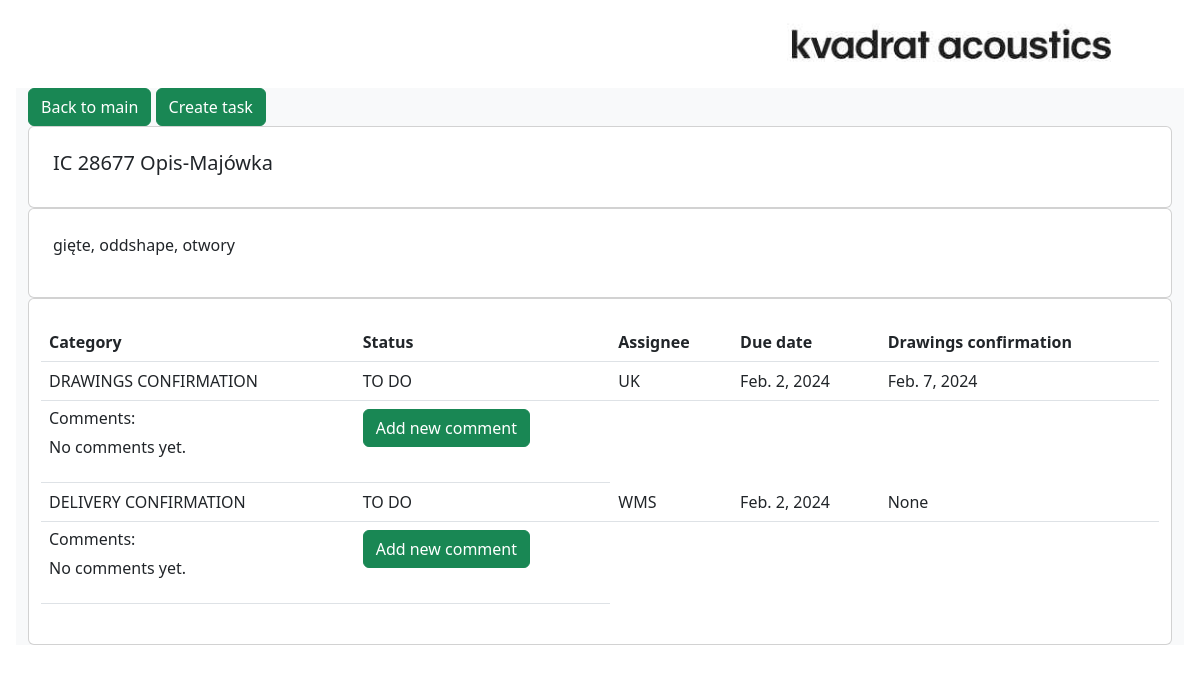
Page /projekty/projects/950 on the committed database.
### komunikator/models.py (models this page shows, shortened)
class Projekt(models.Model):
    Numer_IC = models.IntegerField(blank=False, unique=True)
    Nazwa = models.CharField(default='', max_length=20)
    Rynek = models.CharField(default='', max_length=20)
    Opis = models.CharField(default='', max_length=40)
    Rejestracja = models.DateField(default=timezone.now)
    Data_rysunki = models.DateField(default=timezone.now)
    Data_części = models.DateField(default=timezone.now)

class Task(models.Model):
    TODO="TO DO"
    COMPLETED='COMPLETED'
    INPROGRESS='IN-PROGRESS'
    DRAWINGS_CONFIRMATION= 'DRAWINGS CONFIRMATION'
    DELIVERY_CONFIRMATION= 'DELIVERY CONFIRMATION'
    OTHER= 'OTHER'
    CATEGORY_CHOICES = [
        (DRAWINGS_CONFIRMATION, 'DRAWINGS CONFIRMATION'),
        (DELIVERY_CONFIRMATION, 'DELIVERY CONFIRMATION'),
        (OTHER, 'OTHER'),
    ]
    STATUS_CHOICES = [
        (TODO, 'TO DO'),
        (COMPLETED, 'COMPLETED'),
        (INPROGRESS, 'IN-PROGRESS'),
    ]
    category = models.CharField(max_length=50, choices=CATEGORY_CHOICES,null=True,blank=True)
    description = models.TextField(null=True,blank=True)
    projekt = models.ForeignKey(Projekt,null=True,blank=True, on_delete=models.CASCADE, related_name="tasks")
    assignee = models.ForeignKey(User, null=True,blank=True, on_delete=models.SET_NULL)
    date_created = models.DateTimeField(auto_now_add=True)
    due_date = models.DateField(null=True,blank=True)
    status = models.CharField(max_length=50, choices=STATUS_CHOICES,null=True,blank=True,default= TODO)
    confirmation_day = models.DateField(null=True,blank=True)
    class UserResource(resources.ModelResource):
        username = resources.Field()

### komunikator/views.py (the view)
# urls.py: path('projects/<int:id>', projectDetail, name ='project-detail'),
def projectDetail(request, id):
    projekt = get_object_or_404(Projekt, pk=id)
    task = projekt.tasks.filter(projekt = projekt)
    comments = Comment.objects.select_related().filter(task__in = task)
    context = {'projekt':projekt,'task':task, 'comments': comments }
    return render(request, 'project-detail.html',context)

### templates/project-detail.html (shortened to what this page needs)
{% extends 'glowny.html' %}
{% load crispy_forms_tags %}
{% block strona %}
{% block detal %}
<div class="container-fluid  bg-light ">
   <a href="{% url 'wszystkie_projekty' %}" class="btn btn-success">Back to main</a>
   <a href="{% url 'create-task' projekt.id %}" class="btn btn-success">Create task</a
     <div class="container-fluid py-5 h-100">
       <div class="row d-flex justify-content-center align-items-center h-500">
          <div class="col-md-12 col-xl-12">
             <div class="card mask-custom">
               <div class="card-body p-4 ">
                   <div class="row">
                      <h5 class="border-0 align-left">
                         IC {{projekt.Numer_IC}} {{ projekt.Nazwa }}
                      </h5>
                   </div>
                </div>
             </div>
             <div class="card mask-custom">
               <div class="card-body p-4 ">
                   <div class="row">
                      <p class="border-0 align-left">
                       {{projekt.Opis}}
                      </p>
                   </div>
                </div>
             </div>
             <div class="card mask-custom">
               <div class="card-body p-4 ">
                   <div class="row">
                      <table class="table">
                       <thead>
                         <tr>
                           <th>Category</th>
                           <th>Status</th>
                           <th>Assignee</th>
                           <th>Due date</th>
                           <th>Drawings confirmation</th>
                         </tr>
                       </thead>
                       {% for task in task %}
                           <tbody>
                           <tr>
                           <td>{{ task.category }}</td>
                           <td>{{ task.status }}</td>
                           <td>{{ task.assignee }}</td>
                           <td>{{ task.due_date }}</td>
                           <td>{{ task.confirmation_day }}</td>
                           </tr>
                           <td>
                           <h6>
                           Comments:
                           </h6>
                           {% for comment in task.comments.all %}
                              <div class="comment">
                               <p class="info">
                                 <button type="button" class="btn btn-primary btn-sm"><a href="{% url 'edit_comment' comment.id %}">&nbsp;&nbsp;Edit&nbsp;&nbsp;</a></button>
                                 <button type="button" class="btn btn-danger btn-sm"><a href="{% url 'delete_comment' comment.id %}">Delete</a></button>
                              <b>{{comment.id}} {{ comment.created }} added by {{ comment.name }}:</b> {{ comment.body }}
                              </p>
                              </div>
                              {% empty %}
                               <p> No comments yet. </p>
                           {% endfor %}
                           </td>
                           <td>
                              <a href="{% url 'add_new_comment_projects' task.id %}  " class="btn btn-success">Add new comment</a>
                           </tbody>
                       {% endfor%}
                     </table>
                   </div>
                </div>
             </div>
          </div>
       </div>
    </div>
{% endblock  %}
{% endblock  %}

### komunikator/static/nowy.css (style rules this page uses)
body { padding: 1rem; color: black; }
a { color: black; text-decoration: none; }

### rows in the picture
Projekt: Numer_IC "28677", Nazwa "Opis-Majówka", Opis "gięte, oddshape, otwory"
Task: category "DRAWINGS CONFIRMATION", status "TO DO", assignee "UK", due_date "Feb. 2, 2024", confirmation_day "Feb. 7, 2024"
Task: category "DELIVERY CONFIRMATION", status "TO DO", assignee "WMS", due_date "Feb. 2, 2024", confirmation_day "None"
